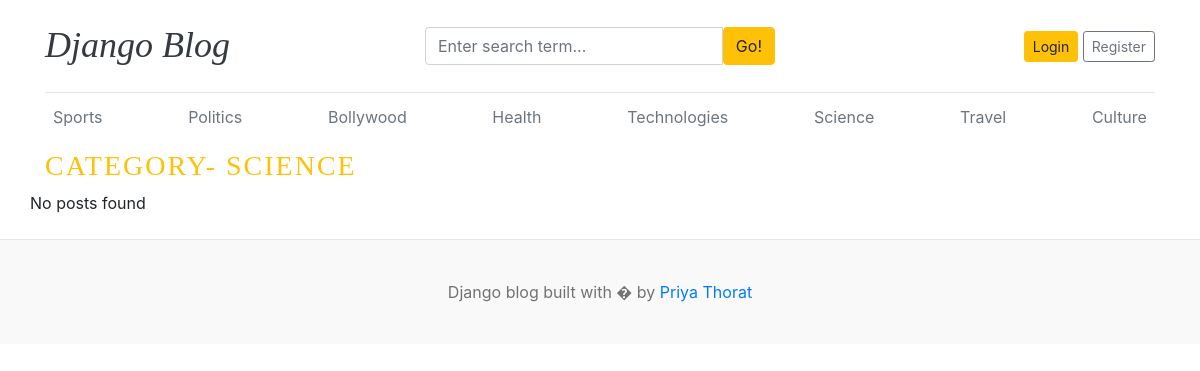
Page /category/6/ on the earlier database version.
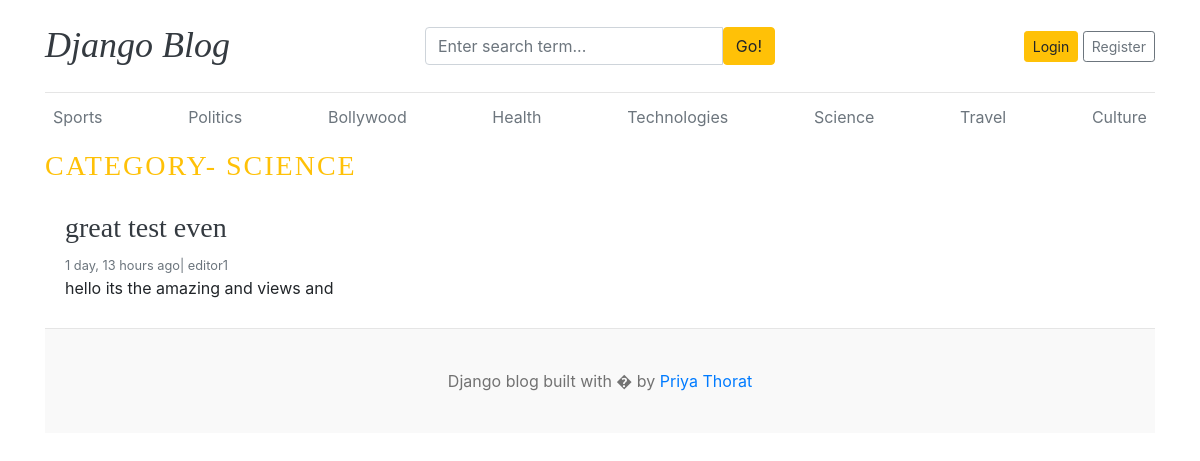
Same page on the later database version.
### blogs/models.py (models this page shows, shortened)
class Category(models.Model):
    category_name=models.CharField(max_length=50,unique=True)
    created_at=models.DateTimeField(auto_now_add=True)
    updated_at=models.DateTimeField(auto_now=True)
    class Meta:  #its for plural categorys to ==
        verbose_name_plural='categories'
    def __str__(self): #its used for admin panel not to return object1 return name
        return self.category_name

class Blog(models.Model):
    title = models.CharField(max_length=100)
    slug = models.SlugField(max_length=150, unique=True, blank=True)
    category = models.ForeignKey(Category, on_delete=models.CASCADE)
    author = models.ForeignKey(User, on_delete=models.CASCADE)
    featured_img = models.ImageField(upload_to='uploads/%Y/%m/%d')
    short_description = models.TextField(max_length=500)
    blog_body = models.TextField(max_length=2000)
    status = models.CharField(max_length=20,choices=STATUS_CHOICES, default="Draft")
    is_featured = models.BooleanField(default=False)
    created_at = models.DateTimeField(auto_now_add=True)
    updated_at = models.DateTimeField(auto_now=True)

### blogs/views.py (the view)
# urls.py: path('<int:category_id>/',views.posts_by_category , name='posts_by_category')
def posts_by_category(request, category_id):
    posts=Blog.objects.filter(status="Published",category=category_id)
    category=get_object_or_404(Category,pk=category_id) #second method 404  show the error page
    context={
        'posts':posts,
        'category':category
    }
    return render(request,'post_by_category.html',context)

### blogs/context_processors.py (called while the page is built)
def get_categories(request):
    categories=Category.objects.all()
    return dict(categories=categories)

def get_social_links(request):
    social_links=SocialLink.objects.all()
    return dict(social_links=social_links)

### template/post_by_category.html
{% extends 'base.html'%}
    {% block content  %}
 <h3 class="text-uppercase text-warning" style="letter-spacing: 2px;">Category- {{category}}</h3>
  <div class="row mb-2">
    {%if posts%}
    {% for post in posts %}
    <div class="col-md-6">
      <div class="card border-0" >
        <div class="card-body">
          <h3><a href= "{%url 'blogs' post.slug %}" class="text-dark" >{{post.title}}</a></h3>
          <small class="mb-1 text-muted">{{post.created_at | timesince}} ago| {{post.author}}</small>
          <p class="card-text">{{post.short_description | truncatewords:25}}</p>
        </div>
      </div>
    </div>
  {%endfor%}
  {%else%}
  <p>No posts found</p>
  </div>
  {%endif%}
</div>
{% endblock %}

### template/base.html (shortened to what this page needs)
<!DOCTYPE html>
<html lang="en">
<head>
    <link href="https://getbootstrap.com/docs/4.0/dist/css/bootstrap.min.css" rel="stylesheet">
    <link href="css/blog.css" rel="stylesheet">
    <link rel="stylesheet" href="https://cdnjs.cloudflare.com/ajax/libs/font-awesome/7.0.1/css/all.min.css" />
  </head>
<body>
    <div class="container">
      <header class="blog-header py-3">
        <div class="row flex-nowrap justify-content-between align-items-center">
          <div class="col-4 pt-1">
            <h1 class="font-italic"><a class="blog-header-logo text-dark" href="/">Django Blog</a></h1>
          </div>
          <div class="col-4">
            <form action="{% url 'search'%}" method="GET">
              <div class="input-group">
                        <input class="form-control" type="text" name="keyword" value="{{keyword}}" placeholder="Enter search term..." aria-label="Enter search term..." aria-describedby="button-search" />
                        <button type="submit" class="btn btn-warning" id="button-search" type="button">Go!</button>
                    </div>
            </form>
          </div>
          <div class="col-4 d-flex justify-content-end align-items-center">
            {% if not user.is_authenticated%}
            <a class="btn btn-sm btn-warning" href="{% url 'login' %}">Login</a> &nbsp;
            <a class="btn btn-sm btn-outline-secondary" href="{% url 'register' %}">Register</a>
            {% else %}
            <span><a href=" {% url 'dashboard' %}">Dashboard</a></span>&nbsp;&nbsp;
            <span><a href="{% url 'logout' %}">Logout</a></span>
            {% endif %}
          </div>
        </div>
      </header>
      <div class="nav-scroller py-1 mb-2">
        <nav class="nav d-flex justify-content-between">
          {% for cat in categories%}
          <a class="p-2 text-muted" href="{% url 'posts_by_category' cat.id %}">{{cat.category_name}}</a>
          {%endfor%}
        </nav>
      </div>
{% block content%}
{%endblock%}
   <footer class="blog-footer">
  <p class="text-center">Django blog built with � by <a href="#">Priya Thorat</a></p>
</footer>
</body>
</html>

Differences in the rows shown:
added Blog: title "great test even", created_at "1 day, 13 hours", author "editor1", short_description "hello its the amazing and views and"
Other differences:
text no longer shown: "No posts found"
